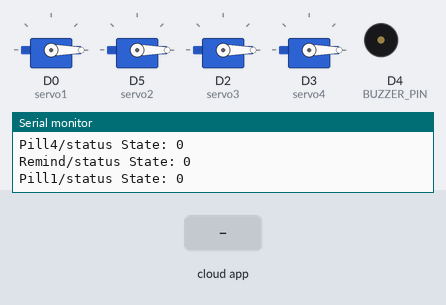
Recording of a sketch running on a simulated ESP8266 (NodeMCU). Shown: 4 × servo, buzzer (waves = sounding, pin HIGH), the last lines printed to the serial monitor. The inputs (shaded band) are chosen by the test bench. WiFi joins after 1.5 s; servers stay silent unless stated; the Firebase database answers and starts empty.

Above: at 2.7 s.
2.8 s: the phone or cloud app sets status to 1
At 3.58 s:
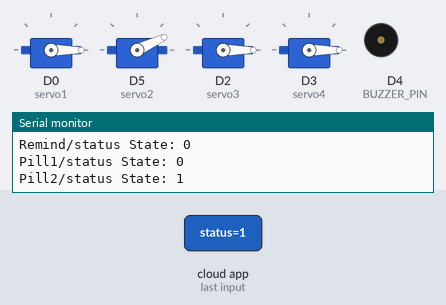
At 4.18 s:
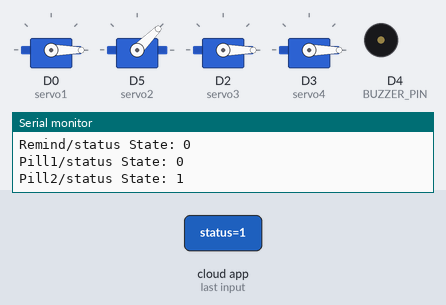
5.8 s: the phone or cloud app sets status to 1
At 15.5 s:
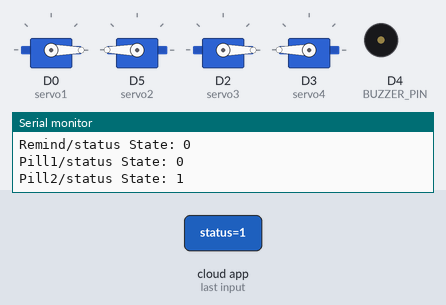
Timing chart, 0 to 26.9 s (numbered marks = the images above; inputs shaded):
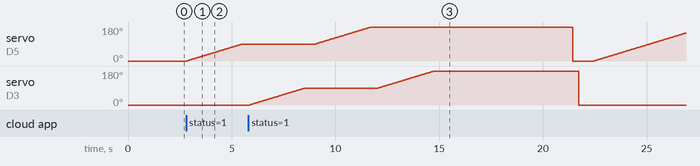

Measured:
- after the input at 2.8 s, servo on D5 (servo2): moves from 0° to 90° over 2.7 s, starting at once
- after the input at 5.8 s, servo on D3 (servo4): rises from 0° to 180° in 8.9 s, then falls to 0° in 7.0 s

The sketch:

medi_button_code.ino
```cpp
#include <Servo.h>
#include <ESP8266WiFi.h>
#include <FirebaseArduino.h>

// Replace with your network credentials
#define WIFI_SSID "Shamindi"
#define WIFI_PASSWORD "Sha1008#"

// Replace with your Firebase project credentials
#define FIREBASE_HOST "medi-dispenser-default-rtdb.firebaseio.com"
#define FIREBASE_AUTH "xc9cgCMBdLUk3xUV9bMIH3iJ7gYBbm1utKZBU8EI"

// Buzzer pin
#define BUZZER_PIN D4

// Create servo objects
Servo servo1;
Servo servo2;
Servo servo3;
Servo servo4;

// Variables to store current positions of the servos and rotation counts
int servo1Position = 0;
int servo2Position = 0;
int servo3Position = 0;
int servo4Position = 0;

int servo1Count = 0;
int servo2Count = 0;
int servo3Count = 0;
int servo4Count = 0;

// Variables to track the state of each pill
bool previousPill1State = false;
bool previousPill2State = false;
bool previousPill3State = false;
bool previousPill4State = false;

// Timing variables
unsigned long previousMillis = 0;
const long interval = 1000;  // Interval for updating Firebase values

void setup() {
  Serial.begin(9600);

  // Connect to Wi-Fi
  WiFi.begin(WIFI_SSID, WIFI_PASSWORD);
  Serial.print("Connecting to Wi-Fi");
  while (WiFi.status() != WL_CONNECTED) {
    delay(500);
    Serial.print(".");
  }
  Serial.println();
  Serial.println("Connected to Wi-Fi");

  // Initialize Firebase
  Firebase.begin(FIREBASE_HOST, FIREBASE_AUTH);

  // Attach servos to respective pins
  servo1.attach(D0); // Connect servo1 to D0
  servo2.attach(D5); // Connect servo2 to D1
  servo3.attach(D2); // Connect servo3 to D2
  servo4.attach(D3); // Connect servo4 to D3

  // Set initial servo positions
  servo1.write(0);  // Initialize servo1 to 0 degrees
  servo2.write(0);  // Initialize servo2 to 0 degrees
  servo3.write(0);  // Initialize servo3 to 0 degrees
  servo4.write(0);  // Initialize servo4 to 0 degrees

  // Initialize buzzer
  pinMode(BUZZER_PIN, OUTPUT);
  digitalWrite(BUZZER_PIN, LOW); // Ensure buzzer is off initially
}

void loop() {
  unsigned long currentMillis = millis();

  if (currentMillis - previousMillis >= interval) {
    // Save the last time you updated the Firebase values
    previousMillis = currentMillis;

    // Fetch and process the state of each pill from Firebase
    processPill("Pill1/status", servo1, servo1Position, servo1Count, previousPill1State);
    processPill("Pill2/status", servo2, servo2Position, servo2Count, previousPill2State);
    processPill("Pill3/status", servo3, servo3Position, servo3Count, previousPill3State);
    processPill("Pill4/status", servo4, servo4Position, servo4Count, previousPill4State);

    // Fetch and process the buzzer state from Firebase
    processBuzzer("Remind/status");
  }
}

void processPill(String path, Servo &servo, int &servoPosition, int &rotationCount, bool &previousPillState) {
  // Fetch pill state
  bool pillState = Firebase.getBool(path);
  if (Firebase.failed()) {
    Serial.print("Failed to get ");
    Serial.print(path);
    Serial.print(": ");
    Serial.println(Firebase.error());
    return;
  }
  Serial.print(path);
  Serial.print(" State: ");
  Serial.println(pillState);

  // Rotate servo if state is true
  if (pillState) {
    // Rotate servo 90 degrees for each activation
    rotationCount++;
    if (rotationCount > 3) {
      rotationCount = 1; // Reset count after 4 rotations
      servoPosition = 0; // Reset servo position to 0 degrees
      servo.write(servoPosition);
    } else {
      int targetPosition = rotationCount * 90; // Target position for current count
      rotateServo(servo, servoPosition, targetPosition); // Rotate to target position
      servoPosition = targetPosition; // Update position
    }
  }

  // Update the previous state
  previousPillState = pillState;
}

void processBuzzer(String path) {
  // Fetch buzzer state
  bool buzzerState = Firebase.getBool(path);
  if (Firebase.failed()) {
    Serial.print("Failed to get ");
    Serial.print(path);
    Serial.print(": ");
    Serial.println(Firebase.error());
    return;
  }
  Serial.print(path);
  Serial.print(" State: ");
  Serial.println(buzzerState);

  // Control the buzzer based on the state
  if (buzzerState) {
    digitalWrite(BUZZER_PIN, HIGH); // Turn on the buzzer
  } else {
    digitalWrite(BUZZER_PIN, LOW);  // Turn off the buzzer
  }
}

void rotateServo(Servo &servo, int currentPos, int targetPos) {
  // Rotate the servo to the target position
  if (currentPos < targetPos) {
    for (int pos = currentPos; pos <= targetPos; pos++) {
      servo.write(pos);
      delay(30); // Delay to allow smoother servo movement
    }
  } else if (currentPos > targetPos) {
    for (int pos = currentPos; pos >= targetPos; pos--) {
      servo.write(pos);
      delay(30); // Delay to allow smoother servo movement
    }
  }
}
```
